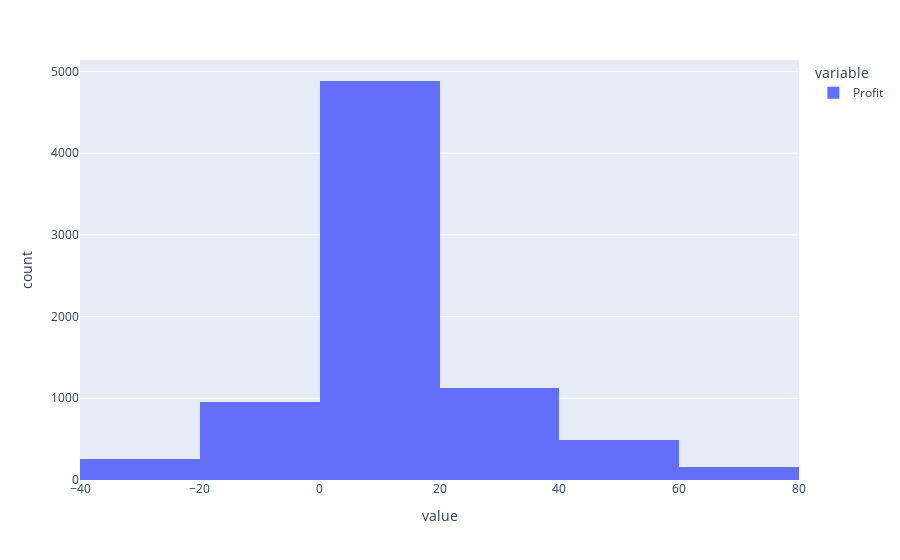

This figure's notebook cell:
### Code cell
px.histogram(df_without_outliers['Profit'], nbins=11)

### Figure 1 — Plotly figure (JSON) as saved in the notebook; plotly's stock layout.template omitted (floating-point values rounded to 4 significant figures; data arrays with more than 128 entries replaced by an {"elided": "..."} marker saying what was removed)
{"data": [{"alignmentgroup": "True", "bingroup": "x", "hovertemplate": "variable=Profit<br>value=%{x}<br>count=%{y}<extra></extra>", "legendgroup": "Profit", "marker": {"color": "#636efa", "pattern": {"shape": ""}}, "name": "Profit", "nbinsx": 11, "offsetgroup": "Profit", "orientation": "v", "showlegend": true, "type": "histogram", "x": {"elided": "7874 float values"}, "xaxis": "x", "yaxis": "y"}], "layout": {"barmode": "relative", "legend": {"title": {"text": "variable"}, "tracegroupgap": 0}, "margin": {"t": 60}, "xaxis": {"anchor": "y", "domain": [0, 1], "title": {"text": "value"}}, "yaxis": {"anchor": "x", "domain": [0, 1], "title": {"text": "count"}}}}
